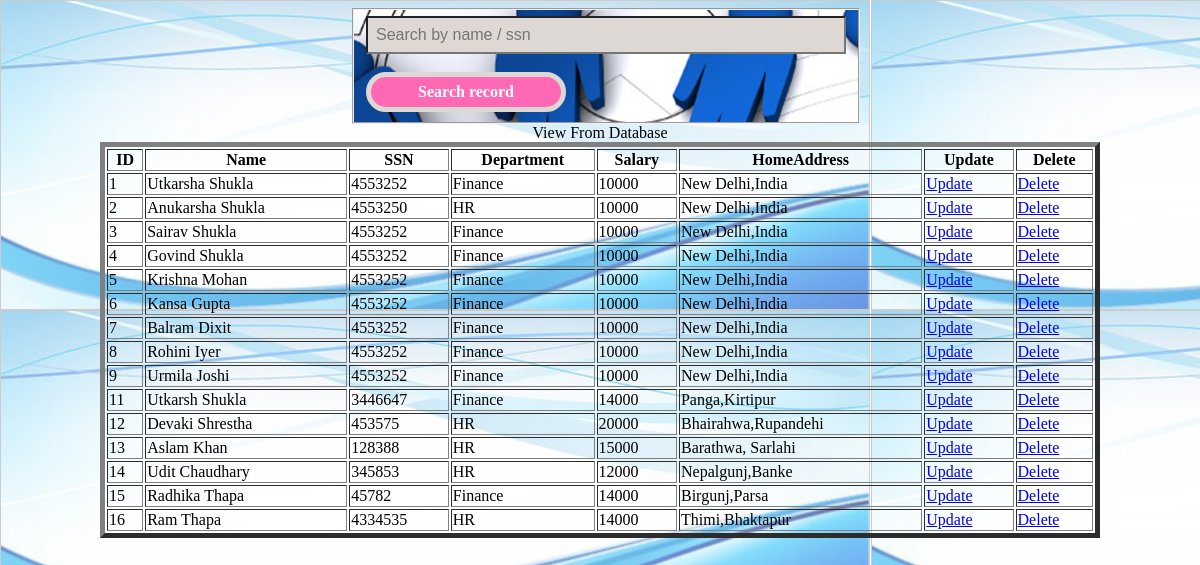
The page /Include/View_From_Database.php on the database its author committed.
### tables this page shows
CREATE TABLE `emp_record` (
  `id` int(10) NOT NULL,
  `ename` varchar(255) NOT NULL,
  `ssn` varchar(255) NOT NULL,
  `dept` varchar(255) NOT NULL,
  `salary` int(10) NOT NULL,
  `homeaddress` varchar(300) NOT NULL
);

### Include/View_From_Database.php (the view, shortened to what this page needs)
<!DOCTYPE>
<html>
<head>
    <link rel="stylesheet" href="style.css">
</head>
<body>
<div>
    <fieldset>
        <form class="" action="View_From_Database.php" method="GET">
            <input type="text" name="Search" value="" placeholder="Search by name / ssn"><br><br>
            <input type="submit" name="SearchButton" value="Search record">
        </form>
    </fieldset>
</div>
<table width="1000" border="5" align="center">
    <caption>View From Database</caption>
    <tr>
        <th>ID</th>
        <th>Name</th>
        <th>SSN</th>
        <th>Department</th>
        <th>Salary</th>
        <th>HomeAddress</th>
        <th>Update</th>
        <th>Delete</th>
    </tr>
    <?php
    global $ConnectingDB;
    $sql ="SELECT * FROM emp_record";
    $stmt = $ConnectingDB->query($sql);
    while ($DataRows=$stmt->fetch()) {
        $Id          = $DataRows["id"];
        $EName       = $DataRows["ename"];
        $SSN         = $DataRows["ssn"];
        $Department  = $DataRows["dept"];
        $Salary      = $DataRows["salary"];
        $HomeAddress = $DataRows["homeaddress"];
        ?>
        <tr>
            <td><?php echo $Id; ?></td>
            <td><?php echo $EName; ?></td>
            <td><?php echo $SSN; ?></td>
            <td><?php echo $Department; ?></td>
            <td><?php echo $Salary; ?></td>
            <td><?php echo $HomeAddress;?></td>
            <td class="EditButton"> <a href="Update.php?id=<?php echo $Id; ?>">Update</a> </td>
            <td class="DeleteButton"> <a href="Delete.php?id=<?php echo $Id; ?>">Delete</a></td>
        </tr>
    <?php } ?>
</table>
</body>
</html>

### Include/style.css (style rules this page uses)
div { width:500px; margin:auto; }
input[type="text"],textarea { border:1px solid dashed; background-color: rgb(221,216,212); width:480px; padding:.5em; font-size: 1.0em; }
input[type="submit"] { color:white; font-size:1.0em; font-family:Bitter,Georgia,"Times New Roman",Times,serif; width:200px; height:40px; background-color: #FF69B4; border:5px solid; border-bottom-left-radius:35px; border-bottom-right-radius:35px; border-top-left-radius:35px; border-top-right-radius:35px; border-color:rgb(221,216,212); font-weight:bold; float:left; }

### Include/View_From_Database.php (style rules this page uses)
fieldset { background-image: url("images/ems1.jpg"); background-repeat: repeat-x; }
body { background-image: url("images/2.jpg"); background-repeat: repeat; }

### rows shown on the page
emp_record: id "1", ename "Utkarsha Shukla", ssn "4553252", dept "Finance", salary "10000", homeaddress "New Delhi,India"
emp_record: id "2", ename "Anukarsha Shukla", ssn "4553250", dept "HR", salary "10000", homeaddress "New Delhi,India"
emp_record: id "3", ename "Sairav Shukla", ssn "4553252", dept "Finance", salary "10000", homeaddress "New Delhi,India"
emp_record: id "4", ename "Govind Shukla", ssn "4553252", dept "Finance", salary "10000", homeaddress "New Delhi,India"
emp_record: id "5", ename "Krishna Mohan", ssn "4553252", dept "Finance", salary "10000", homeaddress "New Delhi,India"
emp_record: id "6", ename "Kansa Gupta", ssn "4553252", dept "Finance", salary "10000", homeaddress "New Delhi,India"
emp_record: id "7", ename "Balram Dixit", ssn "4553252", dept "Finance", salary "10000", homeaddress "New Delhi,India"
emp_record: id "8", ename "Rohini Iyer", ssn "4553252", dept "Finance", salary "10000", homeaddress "New Delhi,India"
emp_record: id "9", ename "Urmila Joshi", ssn "4553252", dept "Finance", salary "10000", homeaddress "New Delhi,India"
emp_record: id "11", ename "Utkarsh Shukla", ssn "3446647", dept "Finance", salary "14000", homeaddress "Panga,Kirtipur"
emp_record: id "12", ename "Devaki Shrestha", ssn "453575", dept "HR", salary "20000", homeaddress "Bhairahwa,Rupandehi"
emp_record: id "13", ename "Aslam Khan", ssn "128388", dept "HR", salary "15000", homeaddress "Barathwa, Sarlahi"
emp_record: id "14", ename "Udit Chaudhary", ssn "345853", dept "HR", salary "12000", homeaddress "Nepalgunj,Banke"
emp_record: id "15", ename "Radhika Thapa", ssn "45782", dept "Finance", salary "14000", homeaddress "Birgunj,Parsa"
emp_record: id "16", ename "Ram Thapa", ssn "4334535", dept "HR", salary "14000", homeaddress "Thimi,Bhaktapur"
